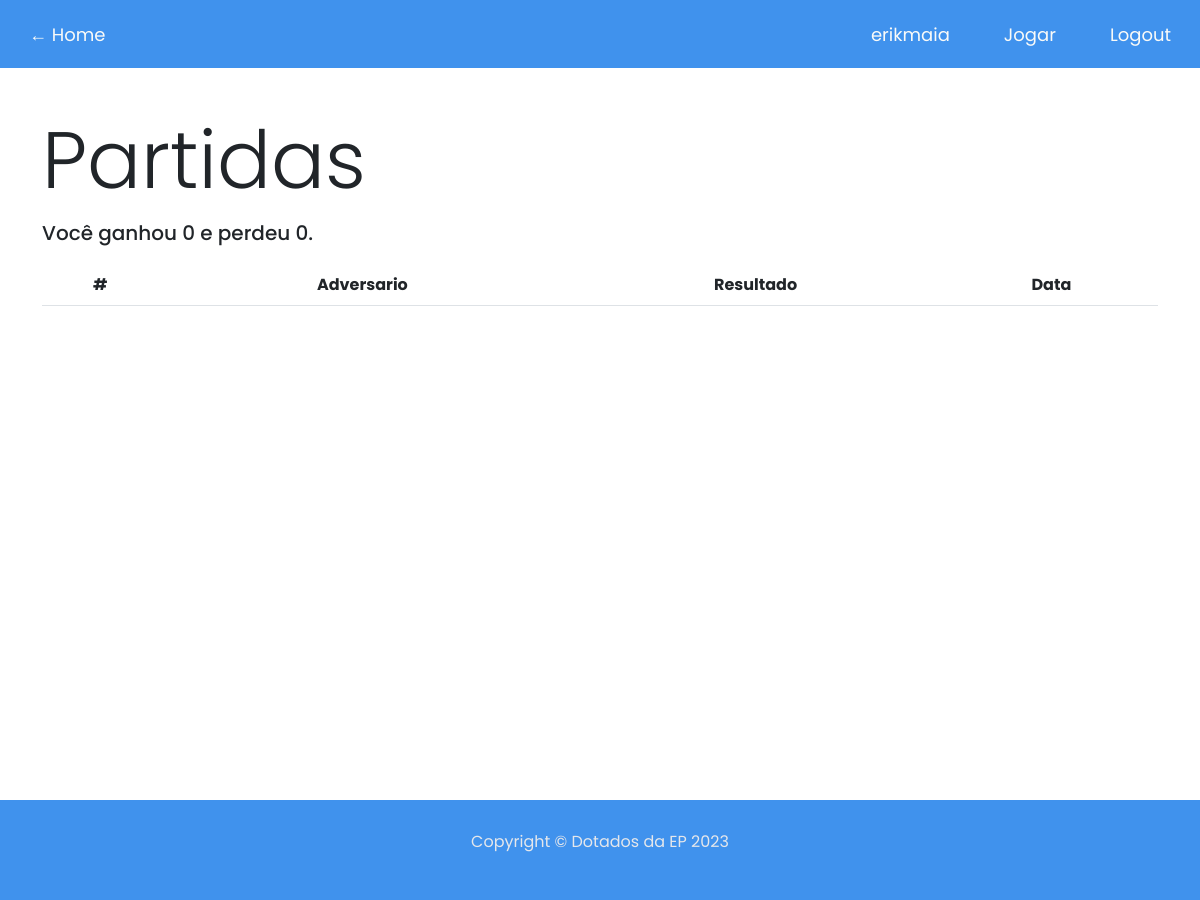
The app's page /partidas (signed in), older data.
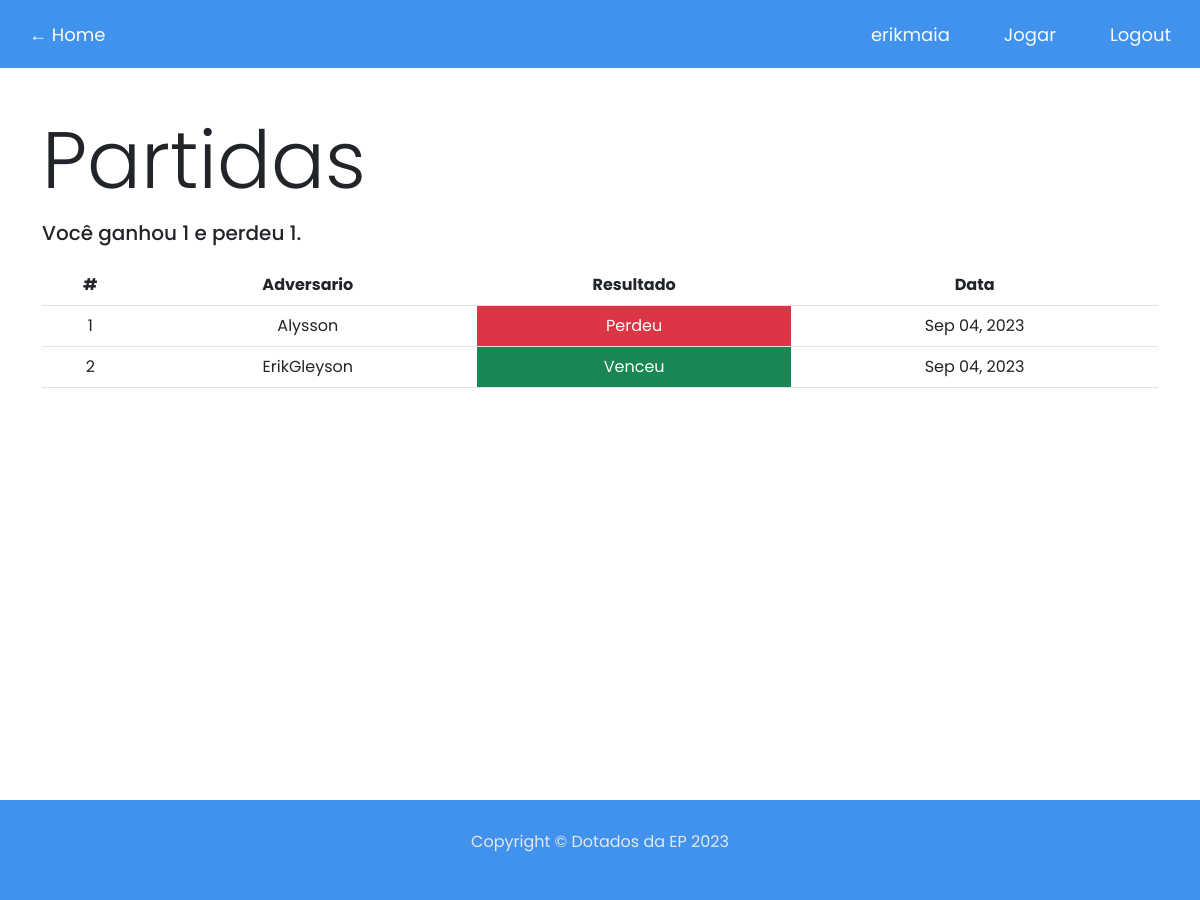
The same page, newer data.
### tables this page shows
CREATE TABLE history (
id INTEGER PRIMARY KEY NOT NULL,
username TEXT NOT NULL,
opponent TEXT NOT NULL,
state TEXT NOT NULL,
value INTEGER,
userID INTEGER,
datetime INTEGER,
date INTEGER,
FOREIGN KEY (userID) REFERENCES users(id));

### app.py (the view)
@app.route("/partidas")
def partidas():
    if not session:
        flash("Você tem que logar")
        return redirect("/")
    query = db.select(history.c['opponent'], history.c['state'], history.c['datetime']).where(history.c['userID'] == session["user_id"])
    userQuery = connection.execute(query).fetchall()
    wins, loses = qtdVitoriasDerrotas()
    return render_template("partidas.html", partidas=userQuery, inPartidas=True, qtdVitorias=wins, qtdPerdas=loses)

### app.py (called while the page is built)
@app.template_filter('strftime')
def _jinja2_filter_datetime(date, fmt=None):
    date = parser.parse(date)
    native = date.replace(tzinfo=None)
    format='%b %d, %Y'
    return native.strftime(format)

def qtdVitoriasDerrotas():
    wins = loses = 0
    query = db.select(history.c['state']).where(history.c['userID'] == session["user_id"])
    userQuery = connection.execute(query).fetchall()
    for i in userQuery:
        if i[0] == "won":
            wins += 1
        elif i[0] == "lost":
            loses += 1
    return wins, loses

### templates/partidas.html (shortened to what this page needs)
{% extends "layout.html" %}
{% block body %}
<div class="container py-5 text-center">
    <h1 style="text-align: left; padding-bottom: 5px" class="display-1">Partidas</h1>
    <h5 style="text-align: left; margin-bottom: 20px;">Você ganhou {{ qtdVitorias }} e perdeu {{ qtdPerdas }}.
    </h5>
    <table class="table">
        <thead class="thead-dark">
            <th scope="col">#</th>
            <th scope="col">Adversario</th>
            <th scope="col">Resultado</th>
            <th scope="col">Data</th>
        </thead>
        <tbody>
            {% for item in partidas %}
            <tr>
                <td>{{ loop.index }}</td>
                <td>{{ item.opponent }}</td>
                {% if item.state == "won" %}
                <td class="bg-success" style="color: white;">
                    Venceu
                </td>
                {% else %}
                <td class="bg-danger"  style="color: white;">
                    Perdeu
                </td>
                {% endif %}
                <td>{{ item.datetime | strftime }}</td>
            </tr>
            {% endfor %}
        </tbody>
    </table>
</div>
{% endblock %}

### templates/layout.html (shortened to what this page needs)
<!DOCTYPE html>
<html lang="pt-br">
<head>
    <link href="{{ url_for('static', filename='style.css') }}" rel="stylesheet" type="text/css">
    <link href="https://cdn.jsdelivr.net/npm/bootstrap@5.3.0/dist/css/bootstrap.min.css" rel="stylesheet">
</head>
<body data-theme="claro">
    <header>
        <nav class="navbarra fixed-top">
            <ul>
                {% if session["user_id"] %}
                {% if not inIndex %}
                <li style="margin-right: auto;"><a href="/">← Home</a></li>
                {% endif %}
                <li><a href="/perfil">{{ session["username"] }}</a></li>
                {% if not inPartidas %}
                <li><a href="/partidas">Partidas</a></li>
                {% else %}
                <li><a href="/jogar">Jogar</a></li>
                {% endif %}
                <li><a href="/logout">Logout</a></li>
                {% else %}
                <li><a href="/login">Entrar</a></li>
                <li><a href="/register">Registrar</a></li>
                {% endif %}
            </ul>
        </nav>
    </header>
    <main>
            {% block body %}
            {% endblock %}
    </main>
    <footer>
        <p>Copyright © Dotados da EP 2023</p>
    </footer>
</body>
</html>

### static/style.css (style rules this page uses)
* { font-family: 'Poppins', sans-serif; margin: 0; }
body[data-theme="claro"] { --color-1: #0EC460; --color-2: #4092ED; --color-3: #ED9B40; --color-4: #0A0908; --color-5: #22333B; --color-6: #F9FAF8; --color-7: #E5E7EB; --color-8: white; }
main { padding-top: 64px; min-height: 100vh; }
.navbarra a { color: var(--color-6); text-decoration: none; font-size: 18px; }
.navbarra ul { list-style-type: none; display: flex; padding: 2px; background-color: var(--color-2); justify-content: flex-end; }
.navbarra li { font-size: 20px; padding: 17px; }
.navbarra li a { padding: 0 10px; top: 4px; }
footer { background-color: var(--color-2); text-align: center; color: var(--color-7); padding: 30px; }

Row changes from the older to the newer data that the page shows:
added history: opponent "Alysson", state "Perdeu", datetime|strftime "Sep 04, 2023"
added history: opponent "ErikGleyson", state "Venceu", datetime|strftime "Sep 04, 2023"
Text that changed along with them:
{{ qtdVitorias }}: "0" → "1"
{{ qtdPerdas }}: "0" → "1"
